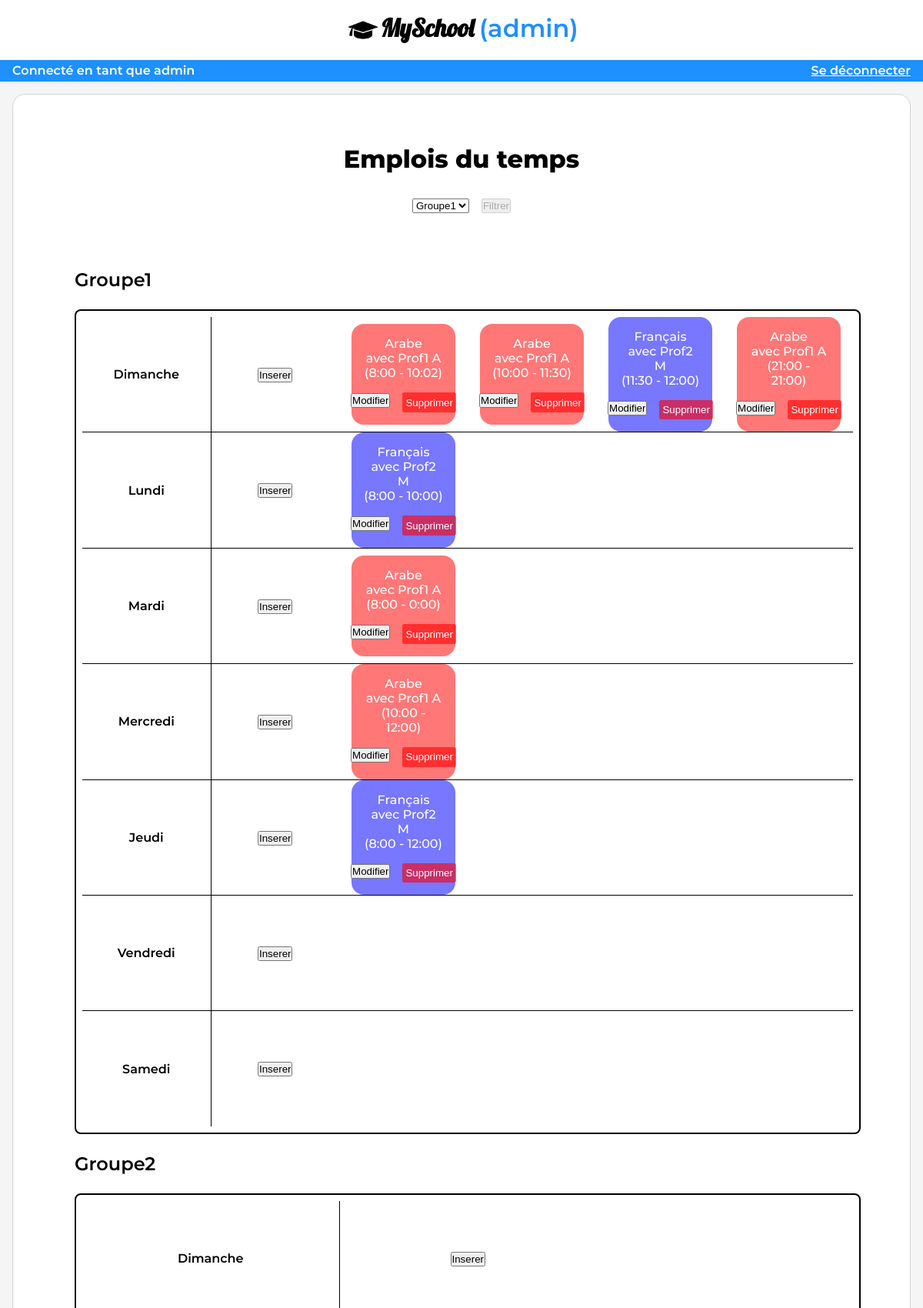
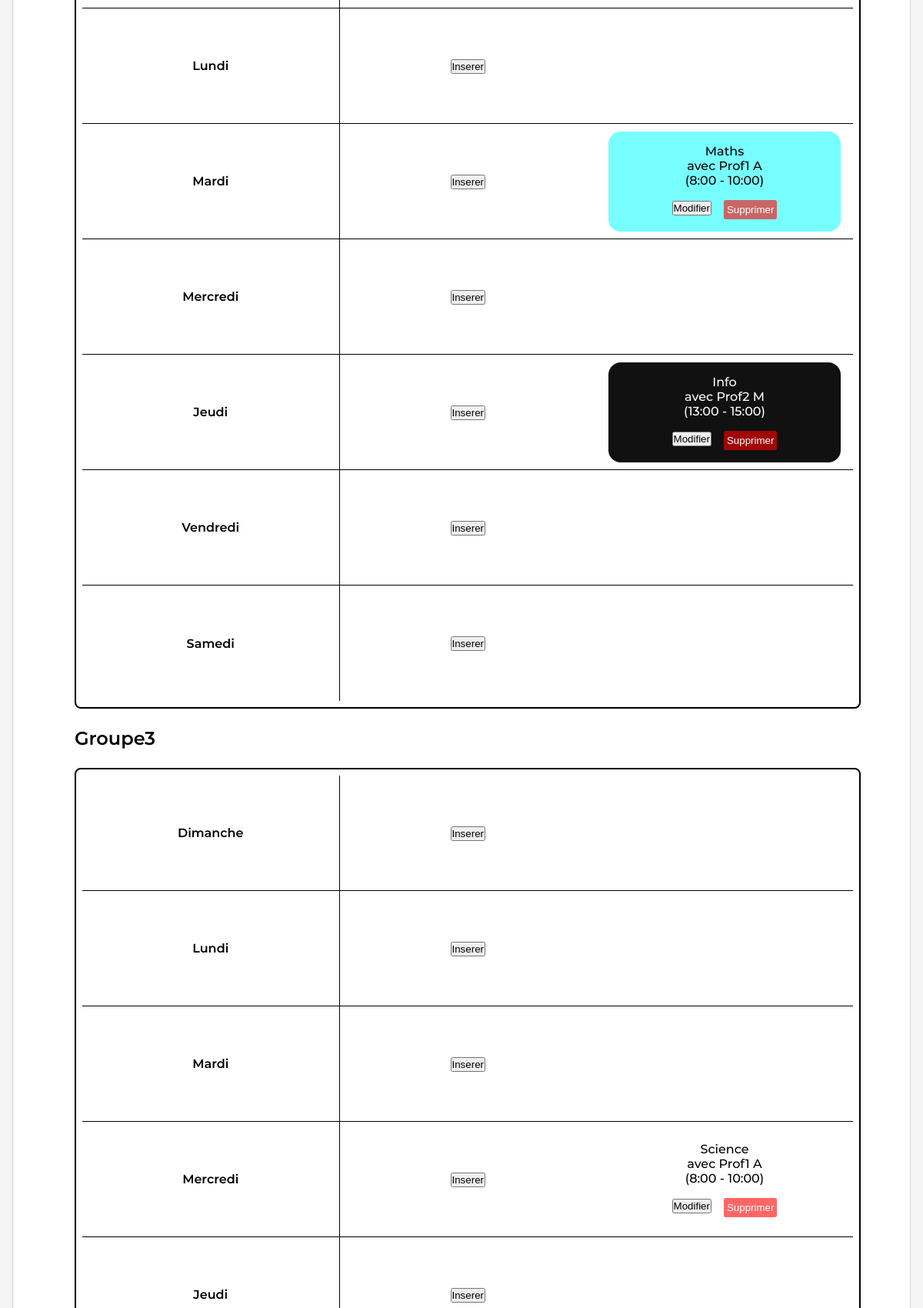
The app's page /admin_calendar (signed in, upper part) with its own data (2 pictures, top to bottom).
### tables this page shows
CREATE TABLE `Classroom` (
  `id` int(16) NOT NULL,
  `name` varchar(10) NOT NULL,
  `school_year` int(16) NOT NULL
);

CREATE TABLE `Subject` (
  `id` int(16) NOT NULL,
  `name` varchar(16) NOT NULL,
  `year` int(16) NOT NULL,
  `coeff` int(2) NOT NULL DEFAULT 1,
  `color` varchar(10) NOT NULL DEFAULT '#ffffff'
);

CREATE TABLE `Program` (
  `id` int(16) NOT NULL,
  `teacher` int(16) NOT NULL,
  `classroom` int(16) NOT NULL,
  `subject` int(16) NOT NULL,
  `day` int(1) NOT NULL,
  `start` time NOT NULL,
  `end` time NOT NULL
);

CREATE TABLE `Person` (
  `id` int(16) NOT NULL,
  `last_name` varchar(20) NOT NULL,
  `first_name` varchar(20) NOT NULL,
  `address` varchar(50) NOT NULL,
  `phone1` varchar(16) NOT NULL,
  `phone2` varchar(16) DEFAULT NULL,
  `phone3` varchar(16) DEFAULT NULL,
  `mail` varchar(30) NOT NULL,
  `passwd_hash` varchar(32) NOT NULL DEFAULT 'd41d8cd98f00b204e9800998ecf8427e'
);

### controllers/AdminController.php (called while the page is built, shortened)
<?php
abstract class AdminController {
    public function render(string $file, array $data = []){
        extract($data);
        require_once(ROOT.'views/'.strtolower(get_class($this)).'/'.$file.'.php');
        require_once(ROOT.'views/layouts/admin.php');
    }
}

### controllers/Admin_calendar.php (called while the page is built, shortened)
<?php
class Admin_calendar extends AdminController{
    public function index(){
        $programs = $this->ProgramModel->getAll("start");
        $teachers = $this->AccountModel->getTeachers();
        $classrooms = $this->ClassroomModel->getAll();
        $subjects = $this->SubjectModel->getAll();
        $this->render('index', compact('classrooms', 'programs', 'teachers', 'subjects'));
    }
}

### models/ClassroomModel.php (called while the page is built, shortened)
<?php
class ClassroomModel extends Model{
    public function __construct(){
        $this->table = $this->classroomTable;
    }
}

### models/Model.php (called while the page is built, shortened)
<?php
abstract class Model {
    private $host = 'localhost';
    private $db_name = "tdw";
    private $username = "root";
    private $password = "";
    protected $_connexion;
    public $table;
    public function getConnection(){
        $this->_connexion = null;
        try{
            $dsn = "mysql:dbname=".$this->db_name."; host=".$this->host.";";
            $this->_connexion = new PDO($dsn, $this->username, $this->password);
            $this->_connexion->exec('set names utf8');
        }catch(PDOException $e){
            echo 'Erreur de connexion : '.$e->getMessage();
        }
    }
    public function requestAll(string $sql){
        $query = $this->_connexion->prepare($sql);
        try{
            $query->execute();
        }catch(PDOException $e){
            echo $e->getMessage();
        }
        return $query->fetchAll();
    }
    public function getAll(string $order = "", string $search = ""){
        $sql = "SELECT * FROM ".$this->table;
        if($order != ""){
            $sql = $sql." ORDER BY ".$order;
        }
        return $this->requestAll($sql);
    }
}

### models/ProgramModel.php (called while the page is built, shortened)
<?php
class ProgramModel extends Model{
    public function __construct(){
        $this->table = $this->programTable;
    }
}

### models/SubjectModel.php (called while the page is built, shortened)
<?php
class SubjectModel extends Model{
    public function __construct(){
        $this->table = $this->subjectTable;
    }
}

### utils/ColorUtils.php (called while the page is built)
<?php
class ColorUtils{
    public static function getTextColor($backgroundColor){
        $r = hexdec(substr($backgroundColor,1,2));
        $g = hexdec(substr($backgroundColor,3,2));
        $b = hexdec(substr($backgroundColor,5,2));
        if($r + $g + $b > 382){
            return '#000000';
        }else{
            return '#ffffff';
        }
    }
}

### models/AccountModel.php (called while the page is built, shortened)
<?php
class AccountModel extends Model{
    public function getTeachers(string $order = "", string $search = ""){
        $sql = "SELECT * FROM ".$this->personTable." WHERE ";
        $sql = $sql. "id IN (SELECT id FROM ".$this->teacherTable.")";
        return $this->requestAll($sql);
    }
}

### views/admin_calendar/index.php (the view, shortened to what this page needs)
<div class="admin_schedule">
    <H1>Emplois du temps</H1>
    <div>
            <form method="post" class="hform">
                <select name="class_id" id="class_id">
                    <?php foreach($classrooms as $classroom): ?>
                        <option value="<?= $classroom['id'] ?>"><?= $classroom['name'] ?></option>
                    <?php endforeach; ?>
                </select>
                <input type="submit" value="Filtrer" disabled>
            </form>
    </div>
    <div class="schedules">
        <?php foreach($classrooms as $classroom): ?>
            <h2><?= $classroom['name'] ?></h2>
        <div class="timetable">
            <table>
                <?php for($day = 1; $day <= 7; $day++): ?>
                    <tr>
                        <?php switch($day):
                            case 1: ?><th>Dimanche</th><?php break; ?>
                            <?php case 2: ?><th>Lundi</th><?php break; ?>
                            <?php case 3: ?><th>Mardi</th><?php break; ?>
                            <?php case 4: ?><th>Mercredi</th><?php break; ?>
                            <?php case 5: ?><th>Jeudi</th><?php break; ?>
                            <?php case 6: ?><th>Vendredi</th><?php break; ?>
                            <?php case 7: ?><th>Samedi</th><?php break; ?>
                        <?php endswitch; ?>
                        <td>
                            <form method="post" action="<?= PRE ?>/admin_calendar/new">
                                <input type="submit" value="Inserer" class="edit">
                            </form>
                        </td>
                        <?php foreach($programs as $program): ?>
                            <?php if($program['classroom'] == $classroom['id'] and $program['day'] == $day): ?>
                                <td>
                                    <?php foreach($subjects as $subject): ?>
                                            <?php if($subject['id'] == $program['subject']): ?>
                                                <div style="background-color: <?= $subject['color'] ?>; color: <?= ColorUtils::getTextColor($subject['color']) ?>;">
                                                <?= $subject['name'] ?>
                                                <?php break; ?>
                                            <?php endif; ?>
                                        <?php endforeach; ?>
                                    <br>avec
                                    <?php foreach($teachers as $teacher): ?>
                                        <?php if($teacher['id'] == $program['teacher']): ?>
                                            <?= $teacher['last_name'] ?> <?= $teacher['first_name'][0] ?>
                                            <?php break; ?>
                                        <?php endif; ?>
                                    <?php endforeach; ?><br>
                                    (<?= date("G:i", strtotime($program['start'])) ?> - <?= date("G:i", strtotime($program['end'])) ?>)
                                    <div class="actions">
                                        <form method="post" action="<?= PRE ?>/admin_calendar/edit/<?= $program['id'] ?>">
                                            <input type="submit" value="Modifier" class="edit">
                                        </form>
                                        <form action="<?= PRE ?>/admin_calendar/delete/<?= $program['id'] ?>">
                                            <input type="submit" value="Supprimer" class="delete">
                                        </form>
                                    </div>
                                    </div>
                                </td>
                            <?php endif; ?>
                        <?php endforeach; ?>
                    </tr>
                <?php endfor;?>
            </table>
        </div>
        <?php endforeach; ?>
    </div>
</div>

### res/css/admin.css (style rules this page uses)
* { padding: 0; margin: 0; }
body { font-size: 100%; background-color: whitesmoke; }
h1 { font-family: 'Montserrat-ExtraBold'; text-align: center; padding: 1em; }
.admin_schedule { margin: 1em; padding: 2em; background-color: white; border-radius: 1em; border: lightgray solid 1px; }

### res/css/form.css (style rules this page uses)
.hform { display: flexbox; display: -moz-flexbox; display: -ms-flexbox; display: -webkit-flex; justify-content: center; gap: 1em; }

### res/css/schedule.css (style rules this page uses)
.schedules { background-color: white; margin: 1em 0 1em 1em; padding: 2em; border-radius: 1em; }
.schedules h2 { font-family: 'Montserrat-SemiBold'; padding: 1em 1em 1em 0; }
.timetable { border: black solid 2px; padding: 0.5em; border-radius: 0.5em; overflow: auto; }
.timetable table { table-layout: fixed; border-collapse: collapse; width: 100%; }
.timetable tr { border-bottom: black solid 1px; height: 150px; width: 100%; }
.timetable tr:last-child { border-bottom: none; }
.timetable th { border-right: black solid 1px; font-family: 'Montserrat-SemiBold'; }
.timetable td { padding: 0 1em 0 1em; border-width: 0; border-color: black; border-style: solid; text-align: center; font-family: 'Montserrat-Medium'; width: max-content; height: max-content; }
.timetable td>div { border-radius: 1em; padding: 1em; }
.timetable td .actions { display: flexbox; display: -moz-flexbox; display: -ms-flexbox; display: -webkit-flex; gap: 1em; padding-top: 1em; justify-content: center; }
.timetable .actions .delete { padding: 0.4em 0.3em 0.4em 0.3em; margin: auto 0; background-color: #ff000099; color: white; border: none; border-radius: 0.2em; cursor: pointer; }

### records on screen
classroom: name "Groupe1"
program: start "8:00", end "10:02"
subject: name "Arabe"
person: last_name "Prof1", first_name "A"
program: start "10:00", end "11:30"
program: start "11:30", end "12:00"
subject: name "Français"
person: last_name "Prof2", first_name "M"
program: start "21:00", end "21:00"
program: start "8:00", end "10:00"
program: start "8:00", end "0:00"
program: start "10:00", end "12:00"
program: start "8:00", end "12:00"
classroom: name "Groupe2"
program: start "8:00", end "10:00"
subject: name "Maths"
program: start "13:00", end "15:00"
subject: name "Info"
classroom: name "Groupe3"
program: start "8:00", end "10:00"
subject: name "Science"

### other values on screen
$_SESSION['person']['first_name'] "admin"
form field class_id "Groupe1"
